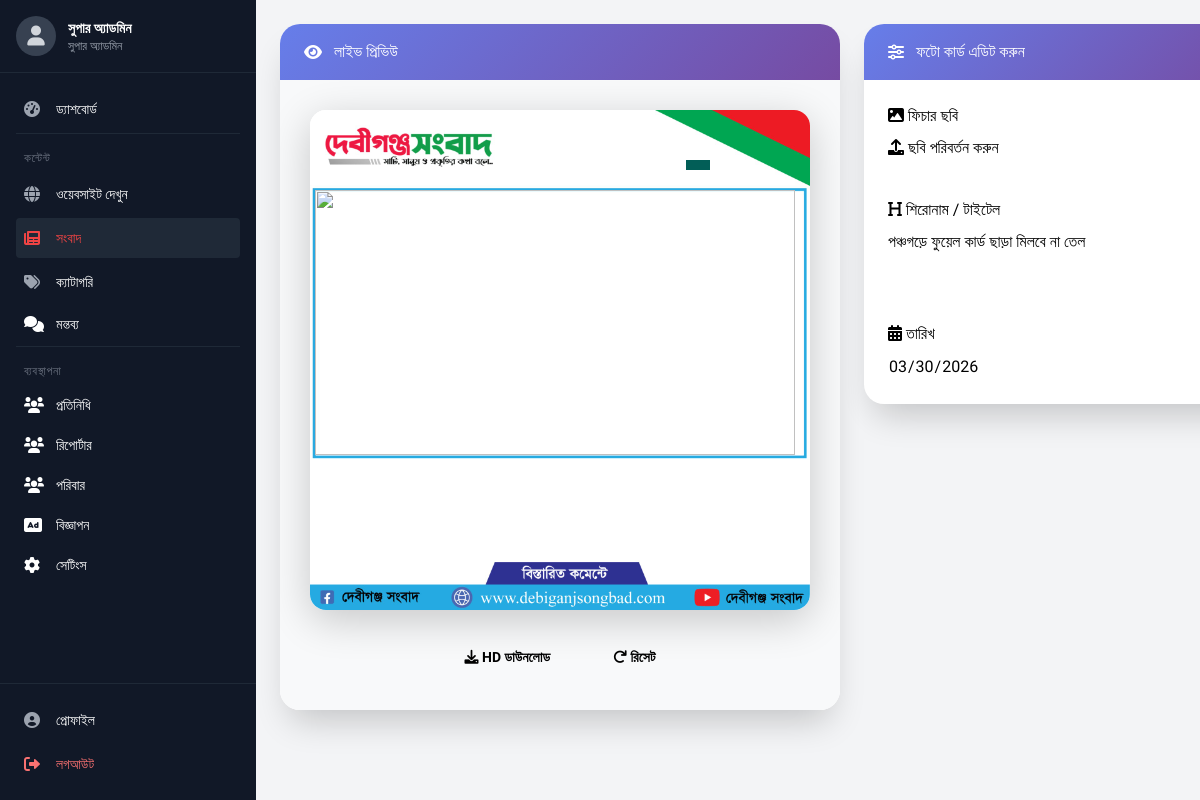
The page /admin/?q=news&card_id=24 (signed in) on the database its author committed.
### tables this page shows
CREATE TABLE `users` (
  `id` int(11) NOT NULL,
  `username` varchar(50) NOT NULL,
  `email` varchar(100) NOT NULL,
  `password` varchar(255) NOT NULL,
  `full_name` varchar(100) NOT NULL,
  `phone` varchar(20) DEFAULT NULL,
  `avatar` varchar(255) DEFAULT NULL,
  `bio` text DEFAULT NULL,
  `role` enum('super_admin','admin','editor','reporter','moderator') DEFAULT 'reporter',
  `status` enum('active','inactive','banned') DEFAULT 'active',
  `last_login` datetime DEFAULT NULL,
  `created_at` timestamp NOT NULL DEFAULT current_timestamp(),
  `updated_at` timestamp NOT NULL DEFAULT current_timestamp() ON UPDATE current_timestamp()
);

CREATE TABLE `news` (
  `id` int(11) NOT NULL,
  `title_bn` varchar(255) NOT NULL,
  `title_en` varchar(255) DEFAULT NULL,
  `slug` varchar(255) NOT NULL,
  `content` text NOT NULL,
  `summary` text DEFAULT NULL,
  `featured_image` varchar(255) DEFAULT NULL,
  `gallery_images` longtext DEFAULT NULL CHECK (json_valid(`gallery_images`)),
  `video_url` varchar(255) DEFAULT NULL,
  `category_id` int(11) DEFAULT NULL,
  `tags` longtext DEFAULT NULL CHECK (json_valid(`tags`)),
  `author_id` int(11) DEFAULT NULL,
  `editor_id` int(11) DEFAULT NULL,
  `views` int(11) DEFAULT 0,
  `is_breaking` tinyint(1) DEFAULT 0,
  `is_featured` tinyint(1) DEFAULT 0,
  `is_trending` tinyint(1) DEFAULT 0,
  `status` enum('draft','published','archived') DEFAULT 'draft',
  `published_at` datetime DEFAULT NULL,
  `scheduled_at` datetime DEFAULT NULL,
  `meta_title` varchar(255) DEFAULT NULL,
  `meta_description` text DEFAULT NULL,
  `meta_keywords` text DEFAULT NULL,
  `created_at` timestamp NOT NULL DEFAULT current_timestamp(),
  `updated_at` timestamp NOT NULL DEFAULT current_timestamp() ON UPDATE current_timestamp()
);

### admin/includes/db.php (called while the page is built, shortened)
<?php
require_once 'config.php';
class Database {
    private $connection;
    public function __construct() {
        try {
            $this->connection = new mysqli(DB_HOST, DB_USER, DB_PASS, DB_NAME);
            $this->connection->set_charset("utf8mb4");
        } catch (Exception $e) {
            die("Database connection error: " . $e->getMessage());
        }
    }
    public function query($sql) {
        return $this->connection->query($sql);
    }
}

### admin/includes/auth.php (called while the page is built, shortened)
<?php
require_once 'db.php';
class Auth {
    private $db;
    public function __construct() {
        $this->db = new Database();
    }
    public function getUser($userId = null) {
        if ($userId === null) {
            $userId = $_SESSION['user_id'] ?? 0;
        }
        $sql = "SELECT * FROM users WHERE id = " . intval($userId);
        $result = $this->db->query($sql);
        if ($result && $result->num_rows > 0) {
            return $result->fetch_assoc();
        }
        return null;
    }
    public function hasPermission($permission) {
        $role = $_SESSION['role'];
        $sql = "SELECT permissions FROM roles_permissions WHERE role = '$role'";
        $result = $this->db->query($sql);
        if ($result && $result->num_rows > 0) {
            $row = $result->fetch_assoc();
            if ($role == 'super_admin' || $role == 'admin') {
                return true;
            }
        }
        return false;
    }
}
$auth = new Auth();

### admin/includes/config.php (called while the page is built, shortened)
<?php
function e(?string $string): string {
    return htmlspecialchars($string, ENT_QUOTES, 'UTF-8');
}

### admin/news/card.php (the view, shortened to what this page needs)
<?php
$newsId = isset($_GET['card_id']) ? intval($_GET['card_id']) : 0;
$newsData = null;
if ($newsId > 0) {
    $sql = "SELECT n.*, c.name_bn as category_name, u.full_name as author_name
            FROM news n
            LEFT JOIN categories c ON n.category_id = c.id
            LEFT JOIN users u ON n.author_id = u.id
            WHERE n.id = $newsId AND n.status = 'published'";
    $result = $conn->query($sql);
    if ($result && $result->num_rows > 0) {
        $newsData = $result->fetch_assoc();
    }
}
?>
<link rel="stylesheet" href="https://cdnjs.cloudflare.com/ajax/libs/toastr.js/latest/toastr.min.css">
<main class="main-grid">
    <div class="left-column">
        <section class="card preview-section">
            <div class="section-header">
                <i class="fas fa-eye"></i>
                <h2>লাইভ প্রিভিউ</h2>
            </div>
            <div class="preview-container">
                <div class="preview-wrapper">
                    <div id="cardContent">
                        <img id="userImage" class="user-image cursor-pointer transition-transform duration-200 z-10" src="">
                        <div id="titleOverlay" class="absolute bottom-[70px] left-0 right-0 text-center p-4">
                        </div>
                        <div id="dateOverlay" class="absolute bottom-5 right-5 bg-black/70 px-3 py-1.5 rounded-full text-white text-base font-medium">
                        </div>
                    </div>
                </div>
                <div class="preview-controls">
                    <button id="downloadBtn" class="btn btn-success">
                        <i class="fas fa-download"></i> HD ডাউনলোড
                    </button>
                    <button id="resetBtn" class="btn btn-outline">
                        <i class="fas fa-redo"></i> রিসেট
                    </button>
                </div>
            </div>
        </section>
    </div>
    <div class="right-column">
        <section class="card controls-section">
            <div class="section-header">
                <i class="fas fa-sliders-h"></i>
                <h2>ফটো কার্ড এডিট করুন</h2>
            </div>
            <div class="controls-grid">
                <div class="control-group">
                    <label><i class="fas fa-image"></i> ফিচার ছবি</label>
                    <div class="file-input-wrapper">
                        <div class="file-input-btn" onclick="document.getElementById('imageInput').click()">
                            <i class="fas fa-upload"></i> ছবি পরিবর্তন করুন
                        </div>
                    </div>
                </div>
                <div class="control-group">
                    <label><i class="fas fa-heading"></i> শিরোনাম / টাইটেল</label>
                    <textarea id="titleInput" rows="3" placeholder="এখানে আপনার টাইটেল লিখুন..."><?php echo htmlspecialchars($newsData['title_bn'] ?? ''); ?></textarea>
                </div>
                <div class="control-group">
                    <label><i class="fas fa-calendar-alt"></i> তারিখ</label>
                    <input type="date" id="dateInput" value="<?php echo $newsData ? date('Y-m-d', strtotime($newsData['created_at'])) : date('Y-m-d'); ?>">
                </div>
            </div>
        </section>
    </div>
</main>

### admin/includes/header.php (shortened to what this page needs)
<?php
require_once 'auth.php';
$auth->requireLogin();
$currentUser = $auth->getUser();
?>
<!DOCTYPE html>
<html lang="bn">
<head>
    <script src="https://cdn.tailwindcss.com"></script>
    <link rel="stylesheet" href="https://cdnjs.cloudflare.com/ajax/libs/font-awesome/6.0.0/css/all.min.css">
    <link rel="stylesheet" href="assets/css/admin.css">
    <link href="https://cdn.jsdelivr.net/npm/select2@4.1.0-rc.0/dist/css/select2.min.css" rel="stylesheet" />
    <link rel="stylesheet" href="https://cdnjs.cloudflare.com/ajax/libs/bootstrap-datepicker/1.9.0/css/bootstrap-datepicker.min.css">
    <link rel="stylesheet" href="https://cdnjs.cloudflare.com/ajax/libs/bootstrap-timepicker/0.5.2/css/bootstrap-timepicker.min.css">
</head>
<body class="bg-gray-100">
    <div class="flex h-screen">
        <div class="fixed md:static inset-y-0 left-0 transform -translate-x-full md:translate-x-0 transition duration-200 ease-in-out z-30 w-64 bg-gray-900 text-white flex flex-col h-full" id="sidebar">
            <div class="p-4 border-b border-gray-800">
                <div class="flex items-center">
                    <div class="w-10 h-10 bg-gray-700 rounded-full flex items-center justify-center overflow-hidden flex-shrink-0">
                        <?php if ($currentUser['avatar']): ?>
                        <img src="./<?php echo $currentUser['avatar']; ?>" class="w-full h-full object-cover" alt="">
                        <?php else: ?>
                        <i class="fas fa-user text-gray-300 text-xl"></i>
                        <?php endif; ?>
                    </div>
                    <div class="ml-3 min-w-0 flex-1">
                        <p class="font-semibold text-sm truncate"><?php echo e($currentUser['full_name']); ?></p>
                        <p class="text-xs text-gray-400 truncate">
                            <?php
                                $roleNames = [
                                    'super_admin' => 'সুপার অ্যাডমিন',
                                    'admin' => 'অ্যাডমিন',
                                    'editor' => 'এডিটর',
                                    'reporter' => 'রিপোর্টার',
                                    'moderator' => 'মডারেটর'
                                ];
                                echo $roleNames[$currentUser['role']] ?? $currentUser['role'];
                            ?>
                        </p>
                    </div>
                </div>
            </div>
            <nav class="flex-1 overflow-y-auto p-4" style="scrollbar-width: thin; scrollbar-color: #4a5568 #2d3748;">
                <?php $active = $_GET['q'] ?? 'dashboard'; ?>
                <ul class="space-y-1">
                    <li>
                        <a href="./" class="flex items-center p-2 hover:bg-gray-800 rounded <?= $active === 'dashboard' ? 'active-nav' : '' ?> transition-colors">
                            <i class="fas fa-tachometer-alt w-6 text-base <?= $active === 'dashboard' ? 'text-red-500' : 'text-gray-400' ?>"></i>
                            <span class="ml-2 text-sm truncate">ড্যাশবোর্ড</span>
                        </a>
                    </li>
                    <li class="pt-4 mt-2 border-t border-gray-800">
                        <p class="text-xs text-gray-500 mb-2 px-2 uppercase tracking-wider">কন্টেন্ট</p>
                    </li>
                    <li>
                        <a href="../index.php" target="_blank" class="flex items-center p-2 hover:bg-gray-800 rounded transition-colors">
                            <i class="fas fa-globe w-6 text-base text-gray-400"></i>
                            <span class="ml-2 text-sm truncate">ওয়েবসাইট দেখুন</span>
                        </a>
                    </li>
                    <?php if ($auth->hasPermission('news')): ?>
                    <li>
                        <a href="?q=news" class="flex items-center p-2 hover:bg-gray-800 rounded <?= $active === 'news' ? 'active-nav' : '' ?> transition-colors">
                            <i class="fas fa-newspaper w-6 text-base <?= $active === 'news' ? 'text-red-500' : 'text-gray-400' ?>"></i>
                            <span class="ml-2 text-sm truncate">সংবাদ</span>
                        </a>
                    </li>
                    <?php endif; ?>
                    <?php if ($auth->hasPermission('categories')): ?>
                    <li>
                        <a href="?q=categories" class="flex items-center p-2 hover:bg-gray-800 rounded <?= $active === 'categories' ? 'active-nav' : '' ?> transition-colors">
                            <i class="fas fa-tags w-6 text-base <?= $active === 'categories' ? 'text-red-500' : 'text-gray-400' ?>"></i>
                            <span class="ml-2 text-sm truncate">ক্যাটাগরি</span>
                        </a>
                    </li>
                    <?php endif; ?>
                    <?php if ($auth->hasPermission('comments')): ?>
                    <li>
                        <a href="?q=comments" class="flex items-center p-2 hover:bg-gray-800 rounded <?= $active === 'comments' ? 'active-nav' : '' ?>">
                            <i class="fas fa-comments w-6"></i>
                            <span class="ml-2 text-sm truncate">মন্তব্য</span>
                        </a>
                    </li>
                    <?php endif; ?>
                    <?php if ($auth->hasPermission('users')): ?>
                    <li class="pt-4 mt-2 border-t border-gray-800">
                        <p class="text-xs text-gray-500 mb-2 px-2 uppercase tracking-wider">ব্যবস্থাপনা</p>
                    </li>
                    <li>
                        <a href="?q=users" class="flex items-center p-2 hover:bg-gray-800 rounded <?= $active === 'users' ? 'active-nav' : '' ?>">
                            <i class="fas fa-users w-6"></i>
                            <span class="ml-2 text-sm truncate">প্রতিনিধি</span>
                        </a>
                    </li>
                    <li>
                        <a href="?q=reporters" class="flex items-center p-2 hover:bg-gray-800 rounded <?= $active === 'reporters' ? 'active-nav' : '' ?>">
                            <i class="fas fa-users w-6"></i>
                            <span class="ml-2 text-sm truncate">রিপোর্টার</span>
                        </a>
                    </li>
                    <li>
                        <a href="?q=staff" class="flex items-center p-2 hover:bg-gray-800 rounded <?= $active === 'reporters' ? 'active-nav' : '' ?>">
                            <i class="fas fa-users w-6"></i>
                            <span class="ml-2 text-sm truncate">পরিবার</span>
                        </a>
                    </li>
                    <?php endif; ?>
                    <?php if ($auth->hasPermission('ads')): ?>
                    <li>
                        <a href="?q=ads" class="flex items-center p-2 hover:bg-gray-800 rounded <?= $active === 'ads' ? 'active-nav' : '' ?>">
                            <i class="fas fa-ad w-6"></i>
                            <span class="ml-2 text-sm truncate">বিজ্ঞাপন</span>
                        </a>
                    </li>
                    <?php endif; ?>
                    <?php if ($auth->hasPermission('settings')): ?>
                    <li>
                        <a href="?q=settings" class="flex items-center p-2 hover:bg-gray-800 rounded <?= $active === 'settings' ? 'active-nav' : '' ?>">
                            <i class="fas fa-cog w-6"></i>
                            <span class="ml-2 text-sm truncate">সেটিংস</span>
                        </a>
                    </li>
                    <?php endif; ?>
                </ul>
            </nav>
            <div class="p-4 border-t border-gray-800">
                <a href="?q=profile" class="flex items-center p-2 hover:bg-gray-800 rounded mb-1 transition-colors <?= $active === 'profile' ? 'active-nav' : '' ?>">
                    <i class="fas fa-user-circle w-6 text-base <?= $active === 'profile' ? 'text-red-500' : 'text-gray-400' ?>"></i>
                    <span class="ml-2 text-sm truncate">প্রোফাইল</span>
                </a>
                <a href="logout.php" class="flex items-center p-2 hover:bg-gray-800 rounded text-red-400 hover:text-red-300 transition-colors">
                    <i class="fas fa-sign-out-alt w-6 text-base"></i>
                    <span class="ml-2 text-sm truncate">লগআউট</span>
                </a>
            </div>
        </div>
        <div class="flex-1 flex flex-col overflow-hidden <?= $active === 'dashboard' ? '' : '' ?>">
            <div class="flex-1 overflow-y-auto p-4 md:p-6">

### rows shown on the page
users: full_name "সুপার অ্যাডমিন", role "সুপার অ্যাডমিন"
news: title_bn "পঞ্চগড়ে ফুয়েল কার্ড ছাড়া মিলবে না তেল", created_at "03/30/2026"
